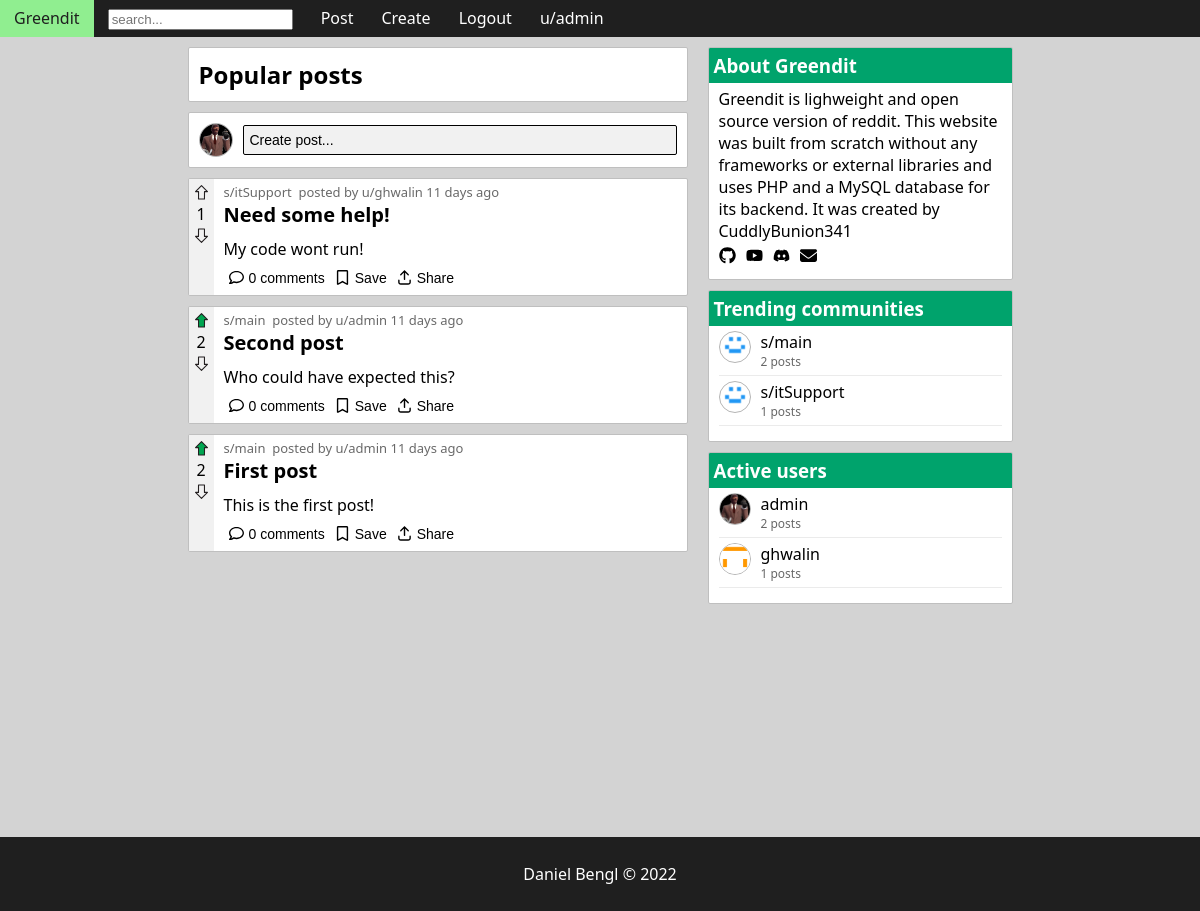
/index.php (signed in), run on the app's committed database.
### tables this page shows
create table if not exists posts (
    post_id int not null auto_increment,
    title varchar(45) not null,
    content text,
    hash varchar(6) not null,
    user_id int not null,
    community_id int not null,
    status enum('public','draft','removed') not null,
    created_at datetime not null default current_timestamp,
    primary key (post_id),
    index fk_posts_users (user_id asc) visible,
    index fk_community1_idx (community_id asc) visible,
    constraint fk_posts_users foreign key (user_id) references users (user_id),
    constraint fk_community1 foreign key (community_id) references communities (community_id) on delete cascade
);

### require/util.php (called while the page is built, shortened)
<?php
function active($bool, $class = 'active', $whitespace = true) {
    if ($bool) {
        return $whitespace ? ' ' . $class : $class;
    }
}
function icon($name, $class = '') {
    $contents = file_get_contents(__DIR__ . '/../resources/icons/' . $name . '.svg');
    return $contents;
}

### require/db_connect.php (called while the page is built, shortened)
<?php
$conn = new mysqli('127.0.0.1', 'root', '', 'greendit');
function query($sql) {
    global $conn;
    $result = $conn->query($sql);
    return $result->fetch_all(MYSQLI_ASSOC);
}

### require/feed/post.php (the view, shortened to what this page needs)
<?php
function getPostData($post) {
    extract($post);
    $user = row('select * from users where user_id=' . $user_id);
    $community = row('select * from communities where community_id=' . $community_id);
    $media = query('select * from post_media where post_id=' . $post_id);
    $comments = rows('select * from comments where post_id=' . $post_id);
    $likes = rows('select * from post_likes where post_id=' . $post_id);
    $dislikes = rows('select * from post_dislikes where post_id=' . $post_id);
    $total_likes = $likes - $dislikes;
    $age = formatDate($created_at);
    $liked = $disliked = $saved = false;
    if (isset($_SESSION['user_id'])) {
        $session_user = $_SESSION['user_id'];
        $liked = exists("select * from post_likes where post_id=$post_id and user_id=$session_user");
        $disliked = exists("select * from post_dislikes where post_id=$post_id and user_id=$session_user");
        $saved = exists("select * from saved_posts where post_id=$post_id and user_id=$session_user");
    }
    return array(
        'username' => $user['username'],
        'sub' => $community['shortname'],
        'removed' => $status == 'removed',
        'hash' => $hash,
        'title' => $title,
        'content' => $content,
        'media' => $media,
        'likes' => $total_likes,
        'comments' => $comments,
        'date' => $created_at,
        'age' => $age,
        'liked' => $liked,
        'disliked' => $disliked,
        'saved' => $saved
    );
}
function post_footer($saved = false, $comments = 0) {
    ?>
    <section class="footer">
        <button aria-label="comment" name="comment-btn" class="comment-btn">
            <?= icon('comment') ?>
            <?= $comments ?> comments
        </button>
        <button aria-label="save" name="save-btn" class="save-btn<?= active($saved) ?>">
            <?= icon('bookmark') ?>
        </button>
        <button aria-label="share" name="share-btn" class="share-btn">
            <?= icon('share') ?> Share
        </button>
    </section>
    <?php
}
function postHTML($post, $show_community = true, $show_user = true) {
    $post_data = getPostData($post);
    extract($post_data);
?>
    <article class="post" data-hash="<?= $hash ?>" data-sub="<?= $sub ?>">
        <section class="left">
            <?= arrow_wrapper($liked, $disliked, $likes, false, false) ?>
        </section>
        <section class="right">
            <header class="head">
                <?php if ($show_community) :
                    if (!$show_user) echo 'posted in '; ?>
                    <a href="subs/'<?= $sub ?>">s/<?= $sub ?></a>&nbsp;
                <?php endif;
                if ($show_user) : ?>
                    posted by
                    <a href="users/<?= $username ?>">u/<?= $username ?></a>
                <?php endif; ?>
                <?= $age ?>
            </header>
            <h2><?= $title ?></h2>
            <?php if (count($media) == 0) : ?>
                <p><?= $content ?></p>
                <?php endif;
            post_footer($saved, $comments);
            ?>
        </section>
    </article>
<?php
}
    ?>

### index.php (shortened to what this page needs)
<?php
    require('require/header.php');
    require('require/feed.php');
    require('require/db_connect.php');
?>
<main class="multicol">
    <aside>
        <article class="titled">
            <h1>About Greendit</h1>
            <p>Greendit is lighweight and open source version of reddit. This website was built from scratch without any
                frameworks or external libraries and uses PHP and a MySQL database for its backend. It was created by
                CuddlyBunion341</p>
            <ul class="socials">
                <li>
                    <a aria-label="github" href="https://github.com/CuddlyBunion341/greendit"><?= icon('github') ?></a>
                </li>
                <li>
                    <a aria-label="youtube"
                        href="https://www.youtube.com/channel/UC8EszsyKVlEzu7ftpfZSVrQ"><?= icon('youtube') ?></a>
                </li>
                <li>
                    <a aria-label="discord" href="#"><?= icon('discord') ?></a>
                </li>
                <li>
                    <a aria-label="mail" href="mailto:00cb341@gmail.com"><?= icon('mail') ?></a>
                </li>
            </ul>
        </article>
        <article class="titled">
            <h1>Trending communities</h1>
            <ul class="trending">
                <?php
                $communities = query('
            select name, shortname, count(post_id) as num_posts from communities
            inner join posts on communities.community_id = posts.community_id
            group by communities.community_id order by num_posts desc limit 10');
                if (!$communities) :
                    echo "No communities found";
                elseif (count($communities)) :
                    foreach ($communities as $community) :
                        $sub_name = $community['shortname'];
                        $num_posts = $community['num_posts'];
                ?>
                <li>
                    <div class="trend">
                        <img class="pfp small" src="resources/com.png" alt="<?= $sub_name ?>">
                        <div class="main">
                            <a href="subs/<?= $sub_name ?>">s/<?= $sub_name ?></a>
                            <p><?= $num_posts ?> posts</p>
                        </div>
                    </div>
                </li>
                <?php
                    endforeach;
                endif;
                ?>
            </ul>
        </article>
        <article class="titled">
            <h1>Active users</h1>
            <ul class="trending">
                <?php
                $users = query('
            select username, count(post_id) as num_posts from users
            inner join posts on users.user_id = posts.user_id
            group by users.user_id
            having num_posts > 0
            order by num_posts desc limit 10');
                if (count($users) > 0) :
                    foreach ($users as $user) :
                        $username = $user['username'];
                        $num_posts = $user['num_posts'];
                ?>
                <li>
                    <div class="trend">
                        <img class="pfp small" src="resources/pfps/<?= $username ?>.png" alt="<?= $username ?>">
                        <div class="main">
                            <a href="users/<?= $username ?>"><?= $username ?></a>
                            <p><?= $num_posts ?> posts</p>
                        </div>
                    </div>
                </li>
                <?php
                    endforeach;
                endif;
                ?>
            </ul>
        </article>
    </aside>
    <div id="feed">
        <article>
            <h2>Popular posts</h2>
        </article>
        <?php
        if (isset($_SESSION['user_id'])) :
            $username = $_SESSION['username'];
        ?>
        <article class="create-post">
            <a href="users/<?= $username ?>">
                <img class="user-pfp" alt="<?= $username ?>" src="resources/pfps/<?= $username ?>.png">
            </a>
            <button aria-label="create post" onclick="window.location='/greendit/post.php'">Create post...</button>
        </article>
        <?php endif;
        $sql = 'select * from posts order by post_id desc limit 10';
        $posts = query($sql);
        foreach ($posts as $post) {
            postHTML($post);
        }
        ?>
    </div>
</main>
<?php require('require/footer.php'); ?>

### require/feed/common.php
<?php
function arrow_wrapper($liked = false, $disliked = false, $count = 0, $horizontal = false, $disabled = false) {
    return '
        <section class="arrow-wrapper' . active($horizontal, 'horizontal') . '">
            <button aria-label="upvote" name="upvote-btn" name="upvote" class="upvote' . active($liked) . '" ' . active($disabled, 'disabled') . '>
                ' . icon('upvote') . '
            </button>
            <span class="like-count">
                ' . $count . '
            </span>
            <button aria-label="downvote" name="downvote-btn" name="downvote" class="downvote' . active($disliked) . '" ' . active($disabled, 'disabled') . '>
                ' . icon('upvote') . '
            </button>
        </section>
        ';
}

### data on the page
posts: count "1", sub "itSupport", username "ghwalin", title "Need some help!", content "My code wont run!"
posts: post_id "2", sub "main", username "admin", title "Second post", content "Who could have expected this?"
posts: count "2", sub "main", username "admin", title "First post", content "This is the first post!"

### other printed values
$username "admin"
$sub_name "main"
$num_posts "2"
$sub_name "itSupport"
$num_posts "1"
$username "ghwalin"
